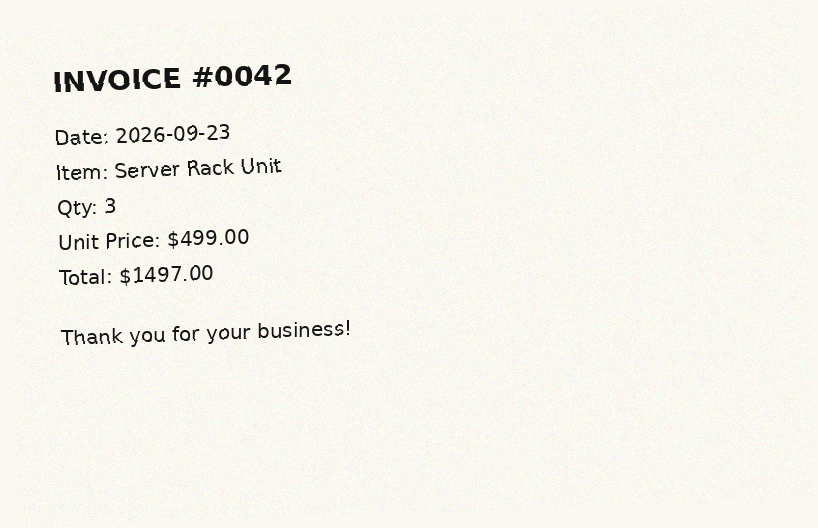
#> input picture sample_input.png, 818 x 528 px
$ python -i project4_ocr.py   (imports and definitions only)
#> lines starting #> are read from the running program, lines starting #| are printed output that depends on the picture; after the words box and inside, x2 and y2 are one past the last pixel; in counts of white or black regions, pixels touching at a corner belong together


import argparse
import sys
import cv2
import numpy as np
import pytesseract
from pytesseract import Output

# ----------------------------------------------------------------------------
# Step 1: Pre-processing (Requirement #2 — Pre-Processing Integrity)
# ----------------------------------------------------------------------------

def to_grayscale(image: np.ndarray) -> np.ndarray:
    """Collapse the 3D RGB matrix into a 1D intensity matrix."""
    return cv2.cvtColor(image, cv2.COLOR_BGR2GRAY)


def denoise(gray: np.ndarray) -> np.ndarray:
    """Gaussian blur to smooth out micro-imperfections and sensor noise."""
    return cv2.GaussianBlur(gray, (5, 5), 0)


def adaptive_threshold(blurred: np.ndarray) -> tuple[np.ndarray, float]:
    """
    Force every pixel to a binary decision using Otsu's method.
    Returns the binary image and the computed cutoff intensity.
    """
    cutoff, binary = cv2.threshold(
        blurred, 0, 255, cv2.THRESH_BINARY + cv2.THRESH_OTSU
    )
    return binary, cutoff


def deskew(binary: np.ndarray) -> np.ndarray:
    """
    Calculate the rotation angle of the text mass and rotate the image
    back to a horizontal baseline. Falls back gracefully if the page
    is (close to) empty or already straight.
    """
    coords = np.column_stack(np.where(binary > 0))
    if coords.shape[0] < 20:
        return binary

    angle = cv2.minAreaRect(coords)[-1]
    # cv2.minAreaRect returns angles in [-90, 0); normalize to a small
    # rotation correction rather than a full 90-degree flip.
    if angle < -45:
        angle = -(90 + angle)
    else:
        angle = -angle

    (h, w) = binary.shape[:2]
    center = (w // 2, h // 2)
    M = cv2.getRotationMatrix2D(center, angle, 1.0)
    rotated = cv2.warpAffine(
        binary, M, (w, h),
        flags=cv2.INTER_CUBIC,
        borderMode=cv2.BORDER_REPLICATE,
    )
    return rotated


def preprocess(image: np.ndarray) -> tuple[np.ndarray, float]:
    """Run the full pre-processing chain and return the cleaned image."""
    gray = to_grayscale(image)
    blurred = denoise(gray)
    binary, cutoff = adaptive_threshold(blurred)
    cleaned = deskew(binary)
    return cleaned, cutoff


# ----------------------------------------------------------------------------
# Step 2: OCR + Confidence Gate (Requirement #1 & #3)
# ----------------------------------------------------------------------------
# [130 lines left out: functions run_ocr, apply_confidence_gate, annotate, main, not called in this run]


# [2 lines not run here, left out]


>>> import cv2
>>> picture = cv2.imread('sample_input.png')
#> picture is the input picture: shape (528, 818, 3); mean B, G, R 236.5, 244.1, 245.8
>>> result = preprocess(picture)
#> in adaptive_threshold, `cutoff, binary = cv2.threshold( blurred, 0, 255, cv2.THRESH_BINARY + c..`:
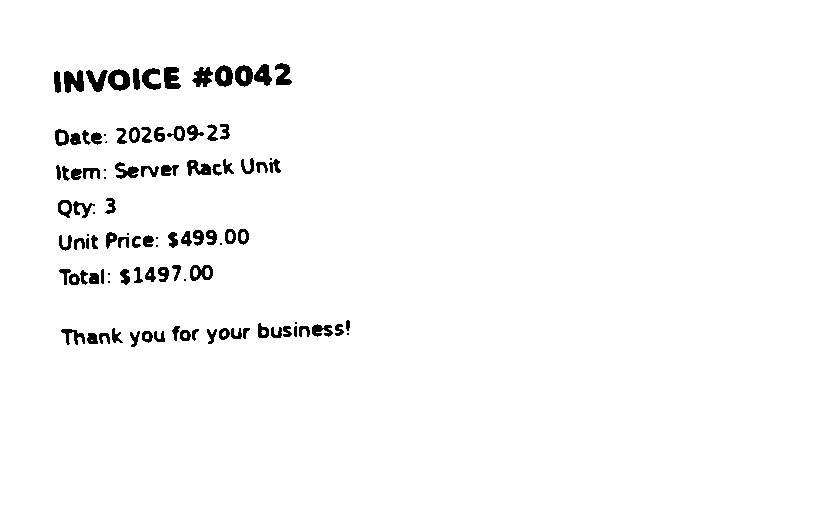
#> binary: shape (528, 818); 97.7% white; 103 black regions (16 under 20 px), largest, box (x1, y1, x2, y2) and area: (64, 70, 84, 93) 327, (108, 69, 130, 91) 303, (164, 67, 181, 89) 283
#> in adaptive_threshold, `cutoff, binary = cv2.threshold( blurred, 0, 255, cv2.THRESH_BINARY + c..`: cutoff = 182
#> in deskew, `coords = np.column_stack(np.where(binary > 0))`: coords = 421792 pairs, first value 0 to 527, second value 0 to 817
#> in deskew, `angle = cv2.minAreaRect(coords)[-1]`: angle = -90
#> in deskew, `angle = -(90 + angle)`: angle = 0
#> in deskew, `M = cv2.getRotationMatrix2D(center, angle, 1.0)`: M = [[1, 0, 0], [0, 1, 0]]
